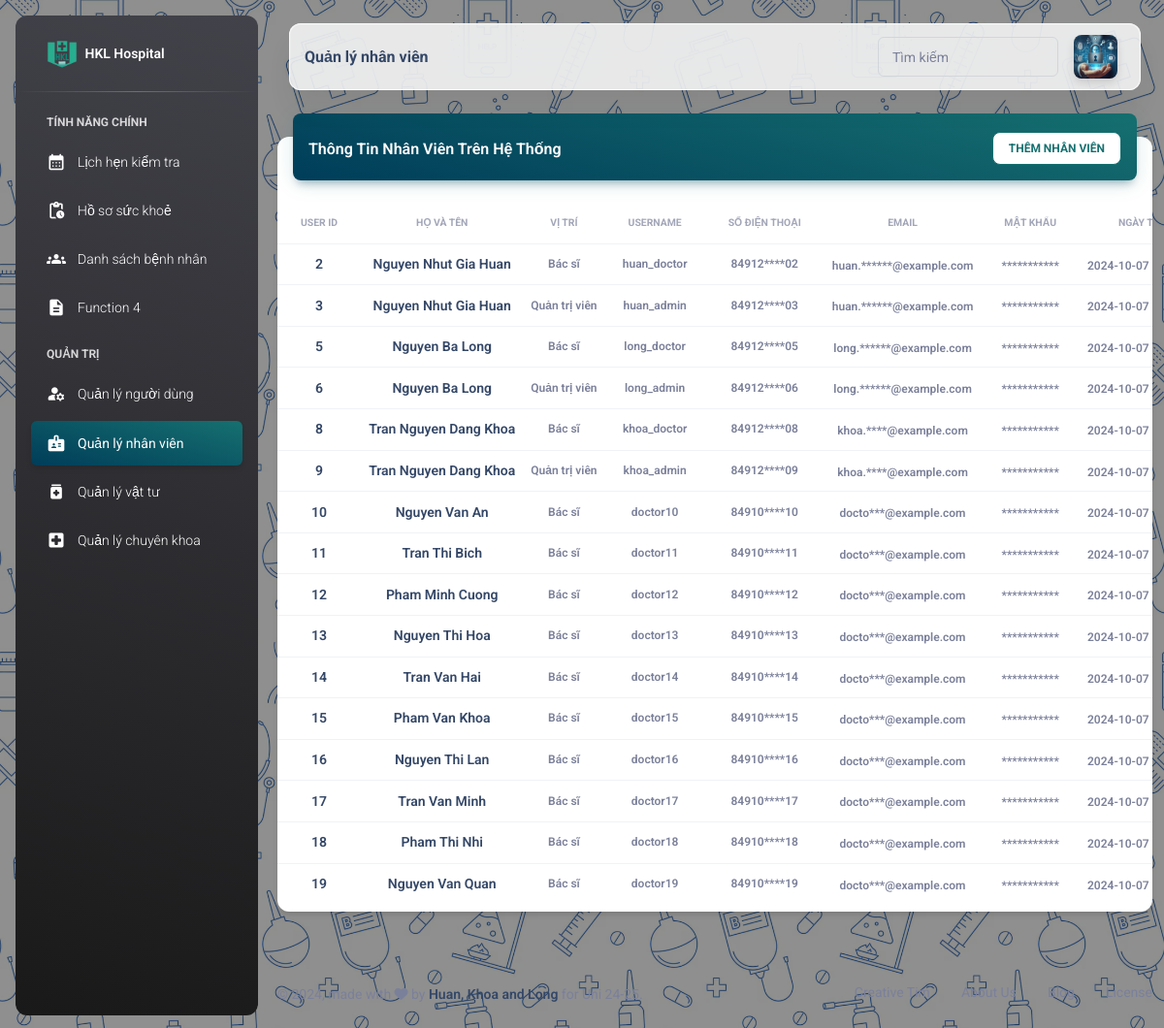
Page /TEST_Khoa/kho/employee_test.php on the earlier database version.
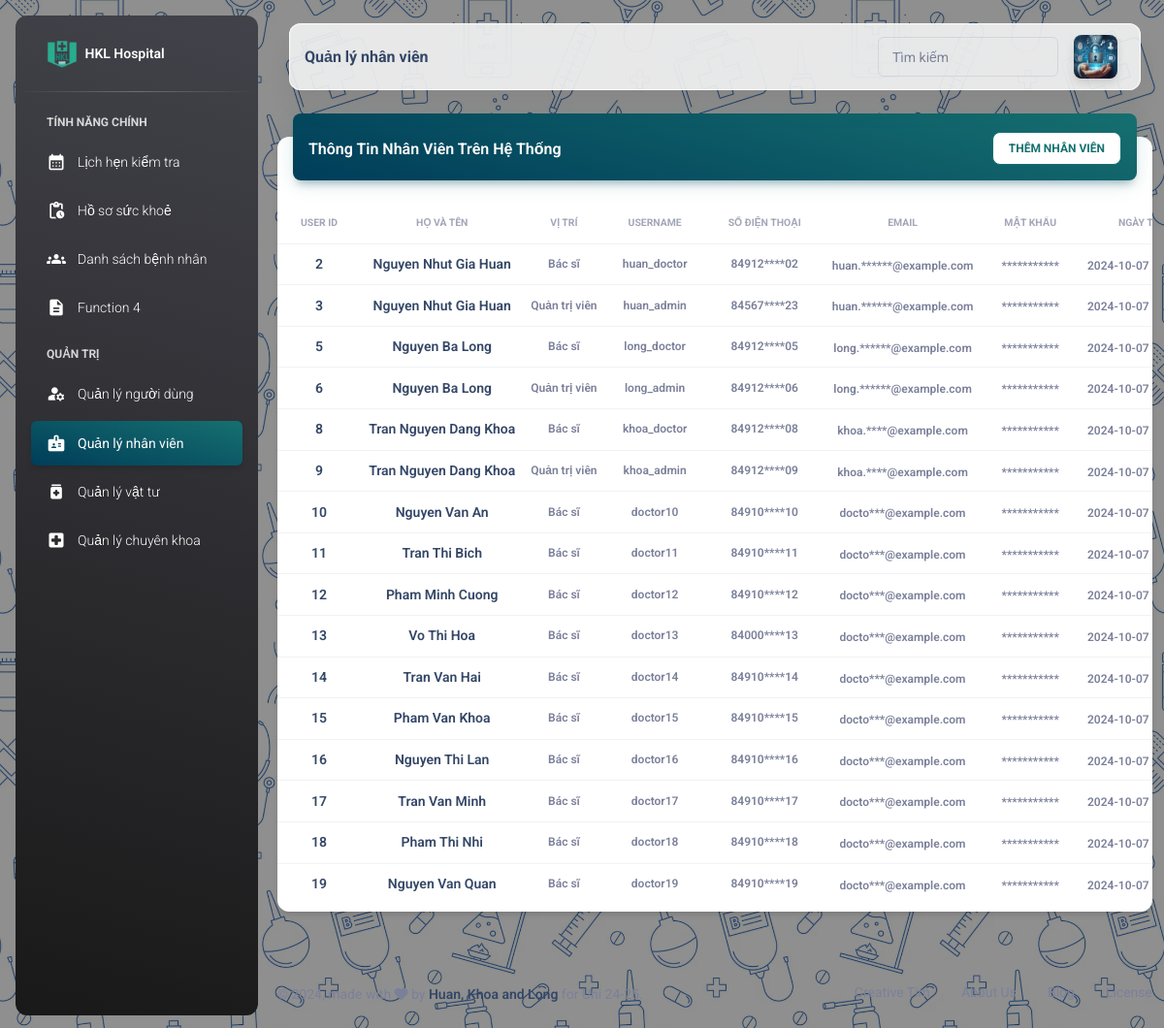
Same page on the later database version.
### tables this page shows
CREATE TABLE `dim_user` (
  `user_id` int(11) NOT NULL,
  `user_name` varchar(255) DEFAULT NULL,
  `password` varchar(255) DEFAULT NULL,
  `email_address` varchar(255) DEFAULT NULL,
  `contact_no` bigint(11) DEFAULT NULL,
  `full_name` varchar(255) DEFAULT NULL,
  `created_at` timestamp NULL DEFAULT current_timestamp(),
  `updated_at` timestamp NULL DEFAULT NULL ON UPDATE current_timestamp(),
  `gender` varchar(25) DEFAULT NULL,
  `city` varchar(255) DEFAULT NULL,
  `address` varchar(255) DEFAULT NULL,
  `role` varchar(50) DEFAULT NULL,
  `specialty_id` int(11) DEFAULT NULL,
  `pricing` varchar(255) DEFAULT NULL,
  `oauth_google` varchar(255) DEFAULT NULL,
  `oauth_facebook` varchar(255) DEFAULT NULL
);

### TEST_Khoa/kho/employee_test.php (the view, shortened to what the rows shown need)
<?php
include SITE_ROOT . ('/HMS-Nhom11/assets/include/config.php');
include SITE_ROOT . ('/HMS-Nhom11/assets/include/header.php');
?>
<head>
</head>
<body class="g-sidenav-show"
    style="background-image: url('../assets/image/Hospital_Seamless1.png'); background-size: 400px 400px;">
    <main class="main-content border-radius-lg ">
        <div class="container-fluid py-4">
            <div class="row">
                <div class="col-12">
                    <div class="card my-4">
                        <div class="card-body px-0 pb-2">
                            <div class="table-responsive p-0">
                                <table id="employeeTable" class="table align-items-center mb-0">
                                    <thead>
                                        <tr>
                                            <th
                                                class="text-center text-uppercase text-secondary text-xxs font-weight-bolder opacity-7">
                                                User ID</th>
                                            <th
                                                class="text-center text-uppercase text-secondary text-xxs font-weight-bolder opacity-7">
                                                Họ và Tên</th>
                                            <th
                                                class="text-center text-uppercase text-secondary text-xxs font-weight-bolder opacity-7">
                                                Vị trí</th>
                                            <th
                                                class="text-center text-uppercase text-secondary text-xxs font-weight-bolder opacity-7">
                                                Username</th>
                                            <th
                                                class="text-center text-uppercase text-secondary text-xxs font-weight-bolder opacity-7">
                                                Số điện thoại</th>
                                            <th
                                                class="text-center text-uppercase text-secondary text-xxs font-weight-bolder opacity-7">
                                                Email</th>
                                            <th
                                                class="text-center text-uppercase text-secondary text-xxs font-weight-bolder opacity-7">
                                                Mật khẩu</th>
                                            <th
                                                class="text-center text-uppercase text-secondary text-xxs font-weight-bolder opacity-7">
                                                Ngày tạo</th>
                                        </tr>
                                    </thead>
                                    <tbody>
                                        <?php
                                        $get_data_query = "SELECT * FROM `dim_user` WHERE `role` <> 'patient' ";
                                        $get_data = mysqli_query($conn, $get_data_query);
                                        $count = mysqli_num_rows($get_data);
                                        if ($count > 0) {
                                            $roleMapping = [
                                                "doctor" => "Bác sĩ",
                                                "admin" => "Quản trị viên",
                                                "patient" => "Bệnh nhân"
                                            ];
                                            while ($row = mysqli_fetch_assoc($get_data)) {
                                                $user_id = $row["user_id"];
                                                $fullname = $row["full_name"];
                                                $role = isset($roleMapping[$row["role"]]) ? $roleMapping[$row["role"]] : $row["role"];
                                                $user_name = $row["user_name"];
                                                $phone = substr($row["contact_no"], 0, 5)
                                                    . str_repeat('*', (strlen($row["contact_no"]) - 7))
                                                    . substr($row["contact_no"], -2);
                                                $emailaddress = substr($row["email_address"], 0, 5)
                                                    . str_repeat('*', (strlen($row["email_address"]) - 17))
                                                    . substr($row["email_address"], -12);
                                                $password = str_repeat('*', (strlen($row["password"])));
                                                $created_at = $row["created_at"];
                                                echo "<tr>";
                                                echo "<td class='align-middle text-center'>";
                                                echo "<h6 class='mb-0 text-sm'>" . $user_id . "</h6>";
                                                echo "</td>";
                                                echo "<td class='align-middle text-center'>";
                                                echo "<h6 class='mb-0 text-sm'>" . $fullname . "</h6>";
                                                echo "</td>";
                                                echo "<td class='align-middle text-center text-sm'>";
                                                echo "<p class='text-xs font-weight-bold mb-0'>" . $role . "</p>";
                                                echo "</td>";
                                                echo "<td class='align-middle text-center text-sm'>";
                                                echo "<p class='text-xs font-weight-bold mb-0'>" . $user_name . "</p>";
                                                echo "</td>";
                                                echo "<td class='align-middle text-center text-sm'>";
                                                echo "<p class='text-xs font-weight-bold mb-0'>" . $phone . "</p>";
                                                echo "</td>";
                                                echo "<td class='align-middle text-center'>";
                                                echo "<span class='text-secondary text-xs font-weight-bold'>" . $emailaddress . "</span>";
                                                echo "</td>";
                                                echo "<td class='align-middle text-center'>";
                                                echo "<span class='text-secondary text-xs font-weight-bold'>" . $password . "</span>";
                                                echo "</td>";
                                                echo "<td class='align-middle text-center'>";
                                                echo "<span class='text-secondary text-xs font-weight-bold'>" . $created_at . "</span>";
                                                echo "</td>";
                                        ?>
                                                </tr>
                                        <?php
                                            }
                                        } else {
                                            echo "Không tìm thấy người dùng.";
                                        }
                                        ?>
                                    </tbody>
                                </table>
                            </div>
                        </div>
                    </div>
                </div>
            </div>
        </div>
    </main>
    <?php
    include SITE_ROOT . ('/HMS-Nhom11/assets/include/footer.php');
    ?>

Differences in the rows shown:
changed dim_user "huan_admin": contact_no "84912****03" → "84567****23"
changed dim_user "doctor13": full_name "Nguyen Thi Hoa" → "Vo Thi Hoa"; contact_no "84910****13" → "84000****13"
